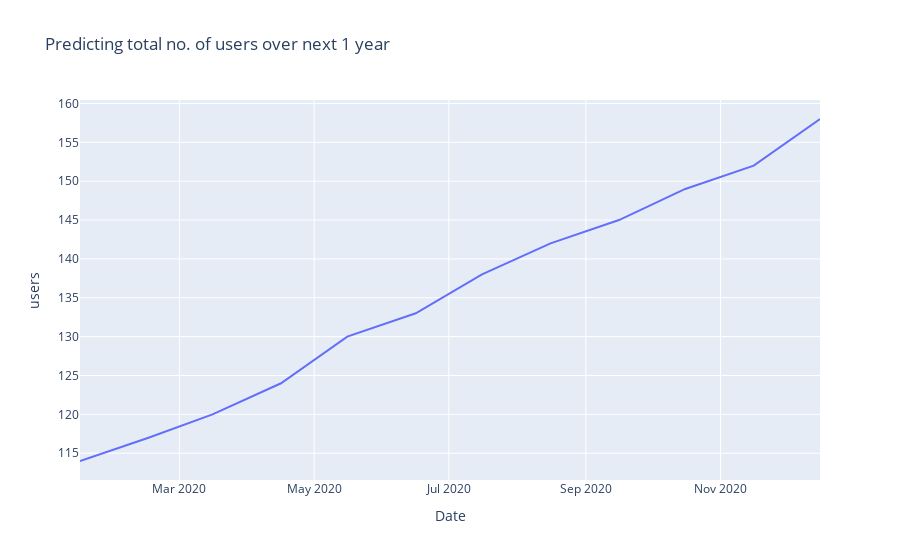

Notebook code cell kept with this figure:
### Code cell
fig = px.line(df, x="Date", y="users", title='Predicting total no. of users over next 1 year')
fig.show()

### Figure 1 — Plotly figure (JSON) as saved in the notebook; plotly's stock layout.template omitted (floating-point values rounded to 4 significant figures)
{"data": [{"hovertemplate": "Date=%{x}<br>users=%{y}<extra></extra>", "legendgroup": "", "line": {"color": "#636efa", "dash": "solid"}, "mode": "lines", "name": "", "showlegend": false, "type": "scatter", "x": ["2020-01-16T00:00:00", "2020-02-16T00:00:00", "2020-03-16T00:00:00", "2020-04-16T00:00:00", "2020-05-16T00:00:00", "2020-06-16T00:00:00", "2020-07-16T00:00:00", "2020-08-16T00:00:00", "2020-09-16T00:00:00", "2020-10-16T00:00:00", "2020-11-16T00:00:00", "2020-12-16T00:00:00"], "xaxis": "x", "y": [114, 117, 120, 124, 130, 133, 138, 142, 145, 149, 152, 158], "yaxis": "y"}], "layout": {"legend": {"tracegroupgap": 0}, "title": {"text": "Predicting total no. of users over next 1 year"}, "xaxis": {"anchor": "y", "domain": [0, 1], "title": {"text": "Date"}}, "yaxis": {"anchor": "x", "domain": [0, 1], "title": {"text": "users"}}}}
